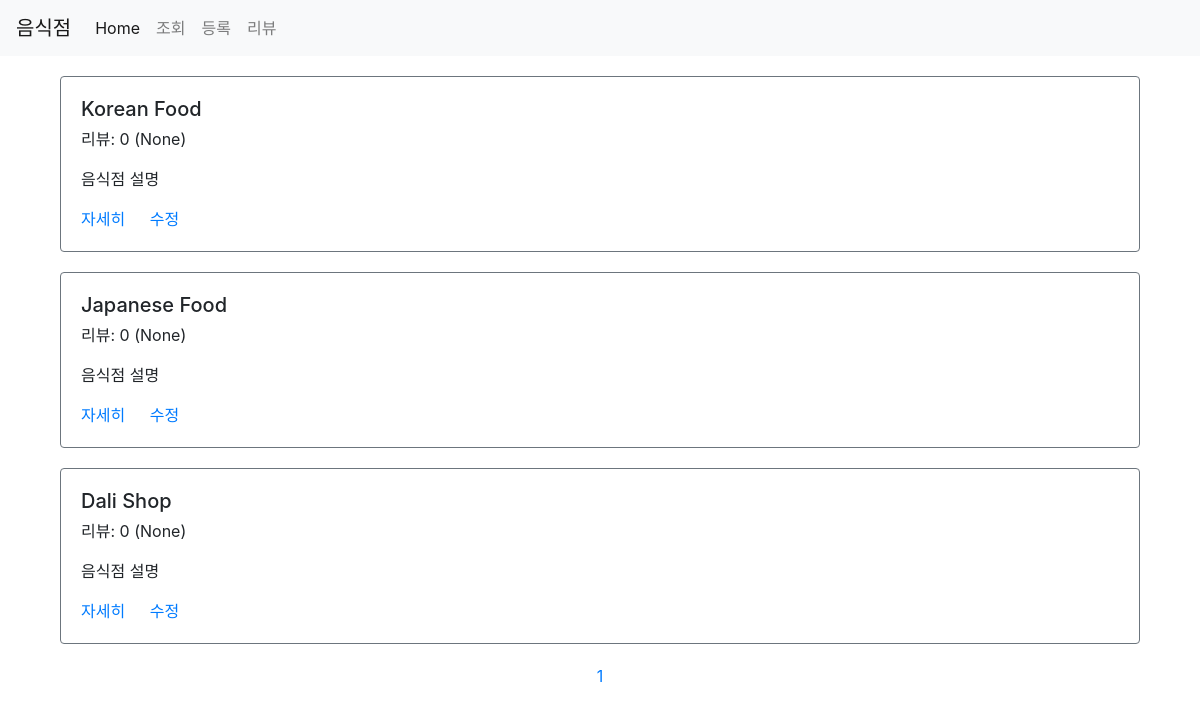
Before: /third/list/?page=2 with the older database file.
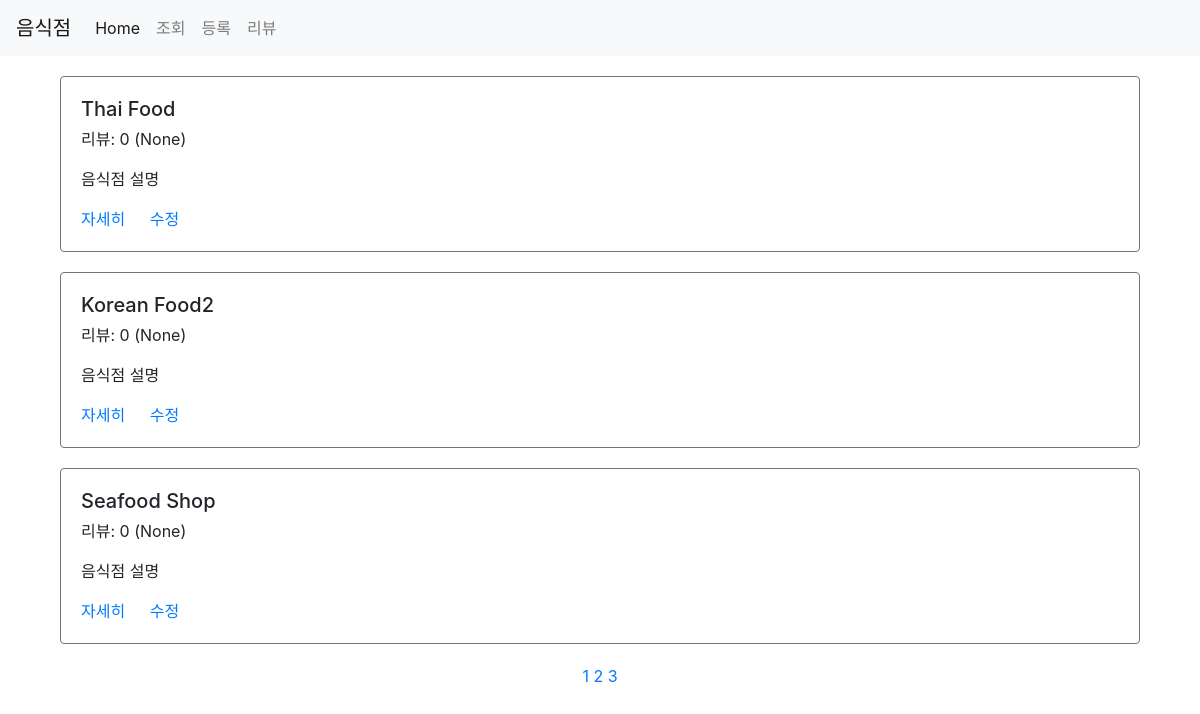
After: the same page with the newer database file.
### third/models.py (models this page shows)
class Restaurant(models.Model):
    name = models.CharField(max_length=30)
    address = models.CharField(max_length=200)
    password = models.CharField(max_length=20, default=None, null=True)
    image = models.CharField(max_length=500, default=None, null=True)
    created_at = models.DateTimeField(auto_now_add=True)
    updated_at = models.DateTimeField(auto_now=True)

### third/views.py (the view)
# urls.py: path('list/', views.list, name="list"),
def list(request):
    restaurants = Restaurant.objects.all().annotate(reviews_count=Count('review')).annotate(average_point=Avg('review__point'))
    paginator = Paginator(restaurants, 3)
    page = request.GET.get('page')
    items = paginator.get_page(page)
    pages = range(1,items.paginator.num_pages+1);
    context ={
        'restaurants': items,
        'page': pages,
    }
    return render(request, 'third/list.html',context)

### third/templates/third/list.html (shortened to what this page needs)
{% extends 'third/base.html' %}
{% load static %}
{% block content %}
<div class="container">
    {% for item in restaurants %}
    <div class="row restaurant-item" style="margin:20px auto;">
        <div class="col-sm-12">
            <div class="card border-secondary">
                <div class="card-body">
                    <h5 class="card-title">{{ item.name }}</h5>
                    <p class="card-text">리뷰: {{ item.reviews_count }} ({{ item.average_point }})</p>
                    <p class="card-text">음식점 설명</p>
                    <a href="{% url 'restaurant-detail' id=item.id %}" class="card-link">자세히</a>
                    <a href="{% url 'restaurant-update' %}?id={{ item.id }}" class="card-link">수정</a>
                </div>
            </div>
        </div>
    </div>
    {% endfor %}
    <div class="row">
        <div class="col-sm-12 text-center">
            <div class="pagination">
                <span class="step-links text-center" style="width:100%;">
                    {% for p in page %}
                        <a href="?page={{ p }}">{{ p }}</a>
                    {% endfor %}
                </span>
            </div>
        </div>
    </div>
</div>
{% endblock %}

### third/templates/third/base.html (shortened to what this page needs)
{% load static %}
<!DOCTYPE html>
<html>
<head>
    <link rel="stylesheet" href="https://cdn.jsdelivr.net/npm/bootstrap@4.1.3/dist/css/bootstrap.min.css">
    <link rel="stylesheet" href="{% static 'third/styles.css' %}">
</head>
<body>
    <nav class="navbar navbar-expand-lg navbar-light bg-light">
        <a class="navbar-brand" href="/third/list">음식점</a>
        <div class="collapse navbar-collapse" id="navbarNav">
          <ul class="navbar-nav">
            <li class="nav-item active">
              <a class="nav-link" href="#">Home <span class="sr-only">(current)</span></a>
            </li>
            <li class="nav-item">
              <a class="nav-link" href="/third/list">조회</a>
            </li>
            <li class="nav-item">
              <a class="nav-link" href="/third/create">등록</a>
            </li>
            <li class="nav-item">
              <a class="nav-link" href="{% url 'review-list' %}">리뷰</a>
            </li>
          </ul>
        </div>
      </nav>
    {% block content %}
    {% endblock %}
</body>
</html>

Changed rows visible on the page:
no longer on this page (row edited): Restaurant: name "Korean Food", reviews_count "0", average_point "None"
no longer on this page (row unchanged): Restaurant: name "Japanese Food", reviews_count "0", average_point "None"
no longer on this page (row unchanged): Restaurant: name "Dali Shop", reviews_count "0", average_point "None"
added Restaurant: name "Thai Food", reviews_count "0", average_point "None"
added Restaurant: name "Korean Food2", reviews_count "0", average_point "None"
added Restaurant: name "Seafood Shop", reviews_count "0", average_point "None"
Other visible differences:
new list line: "2"
new list line: "3"
